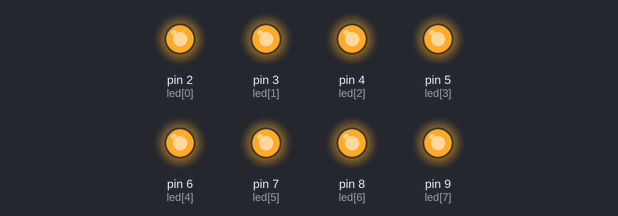
A sketch run on a simulated Arduino Uno, built with avr-gcc and run on an emulated ATmega328P. Shown: output pins drawn as LEDs (lit = HIGH).

Above: at 0.2 s.
At 1.7 s:
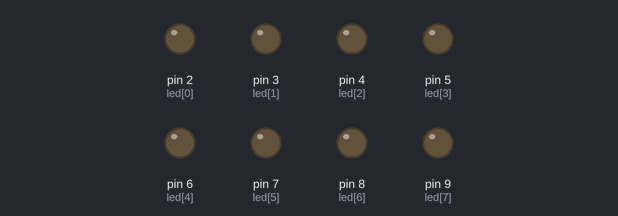
Timing chart, 0 to 3.0 s (numbered marks = the images above):
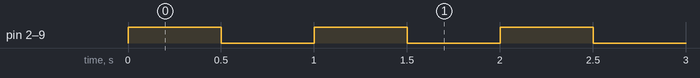

Measured:
- by itself, pin 2 (led[0]), pin 3 (led[1]), pin 4 (led[2]), pin 5 (led[3]), pin 6 (led[4]), pin 7 (led[5]), pin 8 (led[6]), pin 9 (led[7]): alternates HIGH for 0.50 s and LOW for 0.50 s

The sketch:

01_blink_all.ino
```cpp
// The pins my 8 LEDs are plugged into
int led[] = {2, 3, 4, 5, 6, 7, 8, 9};

void setup()
{
  // Tell the Arduino that all 8 pins send power OUT
  for (int i = 0; i < 8; i++)
  {
    pinMode(led[i], OUTPUT);
  }
}

void loop()
{
  // Turn ALL 8 LEDs on
  for (int i = 0; i < 8; i++)
  {
    digitalWrite(led[i], HIGH);   // HIGH = on
  }
  delay(500);                     // wait half a second

  // Turn ALL 8 LEDs off
  for (int i = 0; i < 8; i++)
  {
    digitalWrite(led[i], LOW);    // LOW = off
  }
  delay(500);                     // wait half a second
}
```
